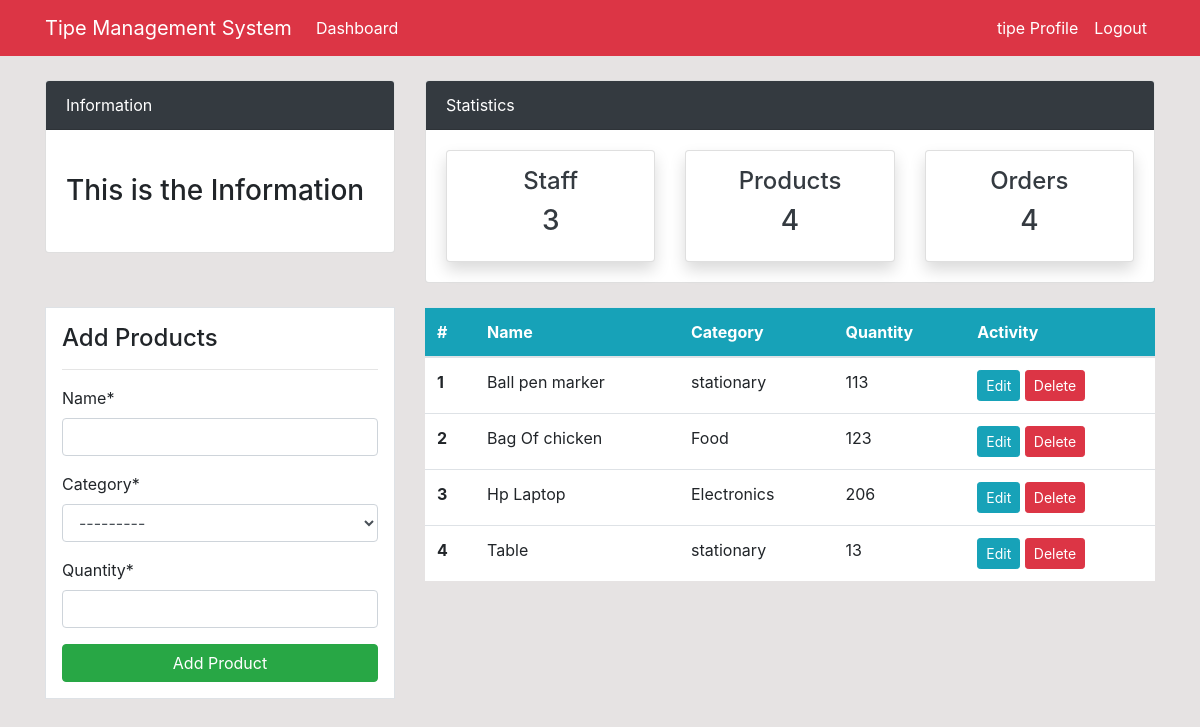
/product/ (signed in), run on the app's committed database.
### dashboard/models.py (models this page shows, shortened)
class Product(models.Model):
    name = models.CharField(max_length=25,null=True)
    category = models.CharField(max_length=25,choices=CATEGORY,null=True)
    quantity = models.PositiveBigIntegerField(null=True)
    class Meta:
        verbose_name_plural = 'Staff Product'

### dashboard/views.py (the view)
# urls.py: path('product/',views.product , name="product"),
@login_required(login_url = 'account:login')
def product(request):
    count = 1
    items = Product.objects.all() # Using ORM
    workers_count = User.objects.all().count()
    if request.method == 'POST':
        form = ProductForm(request.POST)
        if form.is_valid():
            form.save()
            product_name = form.cleaned_data.get('name')
            messages.success(request, f'{product_name} has been added!')
            return redirect(request.path)
    else:
        form = ProductForm()
    context = {
        'items':items,
        'form':form,
        'count':count,
        'workers_count': workers_count
    }
    return render(request , 'dashboard/product.html',context)

### dashboard/forms.py
class ProductForm(forms.ModelForm):
    class Meta:
        model = Product
        fields = '__all__'

### templates/dashboard/product.html (shortened to what this page needs)
{% extends 'base.html' %}
{% load crispy_forms_tags %}
{% block content %}
{% include 'partials/topnav.html' %}
<div class="container">
    <div class="row my-4">
        <div class="col-md-4">
            <div class="border bg-white p-3">
                <h4>Add Products</h4>
                <hr>
                <form method="POST">
                    {{ form|crispy  }}
                    <input class="btn btn-success btn-block" type="submit" value="Add Product">
                </form>
            </div>
        </div>
        <div class="col-md-8">
            <table class="table bg-white">
                <thead class="bg-info">
                    <tr class="text-white">
                        <th scope="col">#</th>
                        <th scope="col">Name</th>
                        <th scope="col">Category</th>
                        <th scope="col">Quantity</th>
                        <th scope="col">Activity</th>
                    </tr>
                </thead>
                <tbody>
                    {% for item in items %}
                    <tr>
                        <th scope="row">{{forloop.counter}}</th>
                        <td>{{ item.name }}</td>
                        <td>{{ item.category }}</td>
                        <td>{{ item.quantity }}</td>
                        <td>
                            <a class="btn btn-info btn-sm" href="{% url 'dashboard:product_update' item.id %}">Edit</a>
                            <a class="btn btn-danger btn-sm" href="{% url 'dashboard:product_delete' item.id %}">Delete</a>
                        </td>
                    </tr>
                   {% endfor %}
                </tbody>
            </table>
        </div>
    </div>
</div>
{% endblock %}

### templates/partials/nav.html (shortened to what this page needs)
 <nav class="navbar navbar-expand-lg navbar-danger bg-danger">
    <div class="container">
        <a class="navbar-brand text-white" href="{% url 'dashboard:index' %}">Tipe Management System</a>
        <div class="collapse navbar-collapse" id="navbarSupportedContent">
            <ul class="navbar-nav mr-auto">
                <li class="nav-item active">
                    <a class="nav-link text-white" href="{% url 'dashboard:index' %}">Dashboard </a>
                </li>
            </ul>
            {% if user.is_authenticated %}
            <ul class="navbar-nav ml-auto">
                <li class="nav-item active">
                    <a class="nav-link text-white" href="{% url 'account:profile' %}">{{ user.username }} Profile </a>
                </li>
                <li class="nav-item">
                    <a class="nav-link text-white" href="{% url 'account:logout' %}">Logout</a>
                </li>
            </ul>
            {% endif %}
        </div>
    </div>
</nav>

### static/css/style.css (style rules this page uses)
body { background: rgb(230, 227, 227); }

### data on the page
Product: name "Ball pen marker", category "stationary", quantity "113"
Product: name "Bag Of chicken", category "Food", quantity "123"
Product: name "Hp Laptop", category "Electronics", quantity "206"
Product: name "Table", category "stationary", quantity "13"

### other printed values
{{ user.username }} "tipe"
{{ workers_count }} "3"
